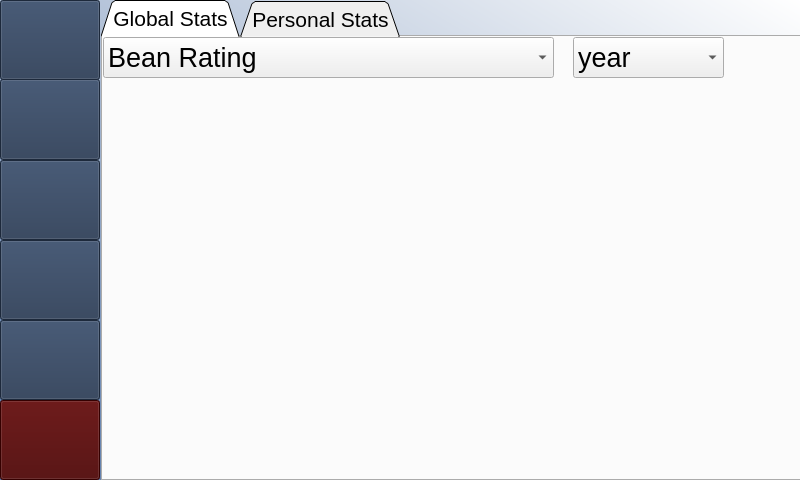
<?xml version="1.0" encoding="UTF-8"?>
<ui version="4.0">
 <class>MainWindow</class>
 <widget class="QMainWindow" name="MainWindow">
  <property name="geometry">
   <rect>
    <x>0</x>
    <y>0</y>
    <width>800</width>
    <height>480</height>
   </rect>
  </property>
  <property name="windowTitle">
   <string>MainWindow</string>
  </property>
  <property name="styleSheet">
   <string notr="true">QWidget#centralwidget{
background-color: qlineargradient(spread:reflect, x1:0, y1:1, x2:1, y2:0, stop:0 rgba(89, 122, 170, 255), stop:1 rgba(255, 255, 255, 255));}</string>
  </property>
  <widget class="QWidget" name="centralwidget">
   <layout class="QHBoxLayout" name="horizontalLayout" stretch="1,7">
    <property name="spacing">
     <number>1</number>
    </property>
    <property name="sizeConstraint">
     <enum>QLayout::SetDefaultConstraint</enum>
    </property>
    <property name="leftMargin">
     <number>0</number>
    </property>
    <property name="topMargin">
     <number>0</number>
    </property>
    <property name="rightMargin">
     <number>0</number>
    </property>
    <property name="bottomMargin">
     <number>0</number>
    </property>
    <item>
     <widget class="QWidget" name="sidebar" native="true">
      <property name="styleSheet">
       <string notr="true">QWidget#centralwidget{
background-color: qlineargradient(spread:reflect, x1:0, y1:1, x2:1, y2:0, stop:0 rgba(89, 122, 170, 255), stop:1 rgba(255, 255, 255, 255));}</string>
      </property>
      <widget class="QPushButton" name="btnProfileSidebar">
       <property name="geometry">
        <rect>
         <x>0</x>
         <y>0</y>
         <width>100</width>
         <height>80</height>
        </rect>
       </property>
       <property name="styleSheet">
        <string notr="true">background-color: rgb(40, 57, 83); 
color: white;
font: 16pt &quot;Lora&quot;;</string>
       </property>
       <property name="text">
        <string/>
       </property>
       <property name="icon">
        <iconset>
         <normaloff>images/settings.png</normaloff>images/settings.png</iconset>
       </property>
       <property name="iconSize">
        <size>
         <width>70</width>
         <height>70</height>
        </size>
       </property>
      </widget>
      <widget class="QPushButton" name="btnExitSidebar">
       <property name="geometry">
        <rect>
         <x>0</x>
         <y>400</y>
         <width>100</width>
         <height>80</height>
        </rect>
       </property>
       <property name="styleSheet">
        <string notr="true">background-color: rgb(74, 0, 0);
color: white;
font: 16pt &quot;Lora&quot;;</string>
       </property>
       <property name="text">
        <string/>
       </property>
       <property name="icon">
        <iconset>
         <normaloff>images/exit.png</normaloff>images/exit.png</iconset>
       </property>
       <property name="iconSize">
        <size>
         <width>60</width>
         <height>60</height>
        </size>
       </property>
      </widget>
      <widget class="QPushButton" name="btnStatsSidebar">
       <property name="geometry">
        <rect>
         <x>0</x>
         <y>79</y>
         <width>100</width>
         <height>81</height>
        </rect>
       </property>
       <property name="styleSheet">
        <string notr="true">background-color: rgb(40, 57, 83); 
color: white;
font: 16pt &quot;Lora&quot;;</string>
       </property>
       <property name="text">
        <string/>
       </property>
       <property name="icon">
        <iconset>
         <normaloff>images/analytics.png</normaloff>images/analytics.png</iconset>
       </property>
       <property name="iconSize">
        <size>
         <width>60</width>
         <height>60</height>
        </size>
       </property>
      </widget>
      <widget class="QPushButton" name="btnRatingSidebar">
       <property name="geometry">
        <rect>
         <x>0</x>
         <y>160</y>
         <width>100</width>
         <height>80</height>
        </rect>
       </property>
       <property name="styleSheet">
        <string notr="true">background-color: rgb(40, 57, 83); 
color: white;
font: 16pt &quot;Lora&quot;;</string>
       </property>
       <property name="text">
        <string/>
       </property>
       <property name="icon">
        <iconset>
         <normaloff>images/rating.png</normaloff>images/rating.png</iconset>
       </property>
       <property name="iconSize">
        <size>
         <width>60</width>
         <height>60</height>
        </size>
       </property>
      </widget>
      <widget class="QPushButton" name="btnResourcesSidebar">
       <property name="geometry">
        <rect>
         <x>0</x>
         <y>240</y>
         <width>100</width>
         <height>80</height>
        </rect>
       </property>
       <property name="styleSheet">
        <string notr="true">background-color: rgb(40, 57, 83); 
color: white;
font: 16pt &quot;Lora&quot;;</string>
       </property>
       <property name="text">
        <string/>
       </property>
       <property name="icon">
        <iconset>
         <normaloff>images/milk-box.png</normaloff>images/milk-box.png</iconset>
       </property>
       <property name="iconSize">
        <size>
         <width>60</width>
         <height>60</height>
        </size>
       </property>
      </widget>
      <widget class="QPushButton" name="btnRefillSidebar">
       <property name="geometry">
        <rect>
         <x>0</x>
         <y>320</y>
         <width>100</width>
         <height>80</height>
        </rect>
       </property>
       <property name="styleSheet">
        <string notr="true">background-color: rgb(40, 57, 83); 
color: white;
font: 16pt &quot;Lora&quot;;</string>
       </property>
       <property name="text">
        <string/>
       </property>
       <property name="icon">
        <iconset>
         <normaloff>images/coffee-filter.png</normaloff>images/coffee-filter.png</iconset>
       </property>
       <property name="iconSize">
        <size>
         <width>60</width>
         <height>60</height>
        </size>
       </property>
      </widget>
     </widget>
    </item>
    <item>
     <widget class="QWidget" name="statsPage" native="true">
      <property name="styleSheet">
       <string notr="true">QWidget#centralwidget{
background-color: qlineargradient(spread:reflect, x1:0, y1:1, x2:1, y2:0, stop:0 rgba(89, 122, 170, 255), stop:1 rgba(255, 255, 255, 255));}</string>
      </property>
      <widget class="QTabWidget" name="tabWidget">
       <property name="geometry">
        <rect>
         <x>0</x>
         <y>0</y>
         <width>700</width>
         <height>481</height>
        </rect>
       </property>
       <property name="font">
        <font>
         <pointsize>16</pointsize>
        </font>
       </property>
       <property name="autoFillBackground">
        <bool>false</bool>
       </property>
       <property name="styleSheet">
        <string notr="true">QTabBar::tab { 
height: 40px; 
width: 200px;
background-color: rgb(40, 57, 83);
color: white
}
QTabBar::tab:selceted { 
background-color: rgb(81, 116, 168);
color: black
} 
background-color: qlineargradient(spread:reflect, x1:0, y1:1, x2:1, y2:0, stop:0 rgba(89, 122, 170, 255), stop:1 rgba(255, 255, 255, 255));</string>
       </property>
       <property name="tabShape">
        <enum>QTabWidget::Triangular</enum>
       </property>
       <property name="currentIndex">
        <number>0</number>
       </property>
       <property name="iconSize">
        <size>
         <width>16</width>
         <height>16</height>
        </size>
       </property>
       <property name="usesScrollButtons">
        <bool>true</bool>
       </property>
       <property name="tabsClosable">
        <bool>false</bool>
       </property>
       <property name="movable">
        <bool>true</bool>
       </property>
       <widget class="QWidget" name="tabStockOverview">
        <attribute name="title">
         <string>Global Stats</string>
        </attribute>
        <widget class="QWidget" name="chartContainer" native="true">
         <property name="geometry">
          <rect>
           <x>0</x>
           <y>10</y>
           <width>691</width>
           <height>431</height>
          </rect>
         </property>
        </widget>
        <widget class="QComboBox" name="cbGlobalStats">
         <property name="geometry">
          <rect>
           <x>0</x>
           <y>0</y>
           <width>451</width>
           <height>41</height>
          </rect>
         </property>
         <property name="font">
          <font>
           <family>Segoe UI</family>
           <pointsize>20</pointsize>
           <weight>50</weight>
           <italic>false</italic>
           <bold>false</bold>
          </font>
         </property>
         <property name="layoutDirection">
          <enum>Qt::LeftToRight</enum>
         </property>
         <property name="styleSheet">
          <string notr="true">font: 20pt &quot;Segoe UI&quot;;</string>
         </property>
         <item>
          <property name="text">
           <string>Bean Rating</string>
          </property>
         </item>
         <item>
          <property name="text">
           <string>Earliest and Latest Coffee</string>
          </property>
         </item>
         <item>
          <property name="text">
           <string>Coffee Type Trends</string>
          </property>
         </item>
         <item>
          <property name="text">
           <string>Peak Hours Visualization</string>
          </property>
         </item>
         <item>
          <property name="text">
           <string>Highscore Coffee Consumption</string>
          </property>
         </item>
         <item>
          <property name="text">
           <string>Debt Ranking</string>
          </property>
         </item>
         <item>
          <property name="text">
           <string>Purchase Overview</string>
          </property>
         </item>
         <item>
          <property name="text">
           <string>Refill Ranking</string>
          </property>
         </item>
        </widget>
        <widget class="QComboBox" name="cbTimeLine">
         <property name="enabled">
          <bool>true</bool>
         </property>
         <property name="geometry">
          <rect>
           <x>470</x>
           <y>0</y>
           <width>151</width>
           <height>41</height>
          </rect>
         </property>
         <property name="font">
          <font>
           <family>Segoe UI</family>
           <pointsize>20</pointsize>
           <weight>50</weight>
           <italic>false</italic>
           <bold>false</bold>
          </font>
         </property>
         <property name="styleSheet">
          <string notr="true">font: 20pt &quot;Segoe UI&quot;;</string>
         </property>
         <item>
          <property name="text">
           <string>year</string>
          </property>
         </item>
         <item>
          <property name="text">
           <string>month</string>
          </property>
         </item>
         <item>
          <property name="text">
           <string>week</string>
          </property>
         </item>
         <item>
          <property name="text">
           <string>day</string>
          </property>
         </item>
        </widget>
       </widget>
       <widget class="QWidget" name="tab">
        <attribute name="title">
         <string>Personal Stats</string>
        </attribute>
        <widget class="QWidget" name="chartContainer_2" native="true">
         <property name="geometry">
          <rect>
           <x>0</x>
           <y>0</y>
           <width>691</width>
           <height>421</height>
          </rect>
         </property>
        </widget>
        <widget class="QComboBox" name="cbPersonalStats">
         <property name="geometry">
          <rect>
           <x>0</x>
           <y>0</y>
           <width>451</width>
           <height>41</height>
          </rect>
         </property>
         <property name="font">
          <font>
           <family>Segoe UI</family>
           <pointsize>20</pointsize>
           <weight>50</weight>
           <italic>false</italic>
           <bold>false</bold>
          </font>
         </property>
         <property name="layoutDirection">
          <enum>Qt::LeftToRight</enum>
         </property>
         <property name="styleSheet">
          <string notr="true">font: 20pt &quot;Segoe UI&quot;;</string>
         </property>
         <item>
          <property name="text">
           <string>Please select ...</string>
          </property>
         </item>
         <item>
          <property name="text">
           <string>My Coffee Over Time</string>
          </property>
         </item>
         <item>
          <property name="text">
           <string>My Debt Compared to Average</string>
          </property>
         </item>
         <item>
          <property name="text">
           <string>My Total Coffee Costs</string>
          </property>
         </item>
        </widget>
        <widget class="QComboBox" name="cbPersonalTimeLine">
         <property name="enabled">
          <bool>true</bool>
         </property>
         <property name="geometry">
          <rect>
           <x>470</x>
           <y>0</y>
           <width>151</width>
           <height>41</height>
          </rect>
         </property>
         <property name="font">
          <font>
           <family>Segoe UI</family>
           <pointsize>20</pointsize>
           <weight>50</weight>
           <italic>false</italic>
           <bold>false</bold>
          </font>
         </property>
         <property name="styleSheet">
          <string notr="true">font: 20pt &quot;Segoe UI&quot;;</string>
         </property>
         <item>
          <property name="text">
           <string>year</string>
          </property>
         </item>
         <item>
          <property name="text">
           <string>month</string>
          </property>
         </item>
         <item>
          <property name="text">
           <string>week</string>
          </property>
         </item>
         <item>
          <property name="text">
           <string>day</string>
          </property>
         </item>
        </widget>
       </widget>
      </widget>
     </widget>
    </item>
   </layout>
  </widget>
  <action name="actionLogin">
   <property name="icon">
    <iconset>
     <normaloff>images/log-in.png</normaloff>images/log-in.png</iconset>
   </property>
   <property name="text">
    <string>Login</string>
   </property>
  </action>
  <action name="actionSign_up">
   <property name="icon">
    <iconset>
     <normaloff>images/sign-up.png</normaloff>images/sign-up.png</iconset>
   </property>
   <property name="text">
    <string>Sign up</string>
   </property>
  </action>
  <action name="actionStats">
   <property name="icon">
    <iconset>
     <normaloff>images/analytics.png</normaloff>images/analytics.png</iconset>
   </property>
   <property name="text">
    <string>Stats</string>
   </property>
  </action>
  <action name="actionResources">
   <property name="icon">
    <iconset>
     <normaloff>images/milk-box.png</normaloff>images/milk-box.png</iconset>
   </property>
   <property name="text">
    <string>Resources</string>
   </property>
  </action>
  <action name="actionProfile">
   <property name="checkable">
    <bool>true</bool>
   </property>
   <property name="icon">
    <iconset>
     <normaloff>images/settings.png</normaloff>images/settings.png</iconset>
   </property>
   <property name="text">
    <string>Profile</string>
   </property>
   <property name="font">
    <font/>
   </property>
  </action>
  <action name="actionRefill">
   <property name="icon">
    <iconset>
     <normaloff>images/coffee-filter.png</normaloff>images/coffee-filter.png</iconset>
   </property>
   <property name="text">
    <string>Refill</string>
   </property>
  </action>
  <action name="actionRating">
   <property name="icon">
    <iconset>
     <normaloff>images/rating.png</normaloff>images/rating.png</iconset>
   </property>
   <property name="text">
    <string>Rating</string>
   </property>
  </action>
 </widget>
 <resources/>
 <connections/>
</ui>
